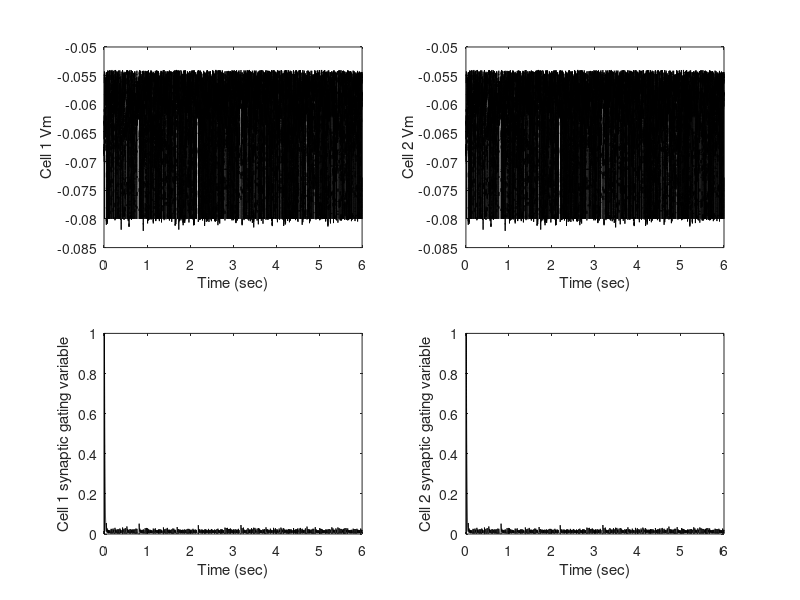

MATLAB code for this plot:
%tutorial 5.3 part a iii
%Sayaka (Saya) Minegishi
% minegishis@brandeis.edu
% Mar 12 2024
%%%%%%%%%%%%%%%%%%%%%%%%%%%%%%%%%%%%%%%%%%%%%%%%%%%%%%%%%%%%%%%%%%%%%%%%%%%
close all
clear all

%% Simulation parameters (identical across cells)
dt = 0.0001;                % time-step
tmax = 6; %maximum simulation time (s)
t = 0:dt:tmax;               % vector of time-points (s)


istart1 = 0;          % time applied current starts (sec) for cell1
istart2 = tmax/2;          % time applied current starts (sec) for cell 2
ilength=0;    % length of applied current pulse (sec)

Ie1= 3e-9;          % magnitude of applied current pulse

Ie2= 3e-9;          % magnitude of applied current pulse

%% Parameters for the lif neurons
Vth = -0.054;               % threshold potential (to produce spike)
Vreset = -0.080;            % reset potential (post-spike)
Cm = 1e-9;               % total membrane capacitance
R = 10e6; % membrane resistance
E_L = -70e-3;               % leak potential 

E12_rev = -70e-3;
E21_rev = -70e-3;
G12 = 1e-6; 
G21 = 1e-6;
tau_syn = 10e-3; %time constant
tau_D = 1; %time constant for depression variable

I01 = 2e-9; %baseline current for cell 1
I02 = 2e-9; %baseline current for cell 2
p_r = 1;

% define white noise
sigm = 5e-11; %noise level
       
 
% Set up applied current to cell 1
I1app=zeros(size(t));   
for i = 1:length(I1app)
    I1app(i) = I01;     % baseline (negative here)
end


% Set up applied current to cell 2
I2app=zeros(size(t));   
for i = 1:length(I2app)
    I2app(i) = I02;     % baseline (negative here)
end


    

%% Begin with all variables for cell 1
% Define the arrays
V1=zeros(size(t));          % membrane potential
V1(1) = E_L;                % set the initial value of voltage     

%% repeat with all variables for cell 2
% Define the arrays
V2=zeros(size(t));          % membrane potential
V2(1) = E_L;                % set the initial value of voltage     


D1 = ones(size(t));   %depression variable for cell1
D2 = ones(size(t));   %depression variable for cell 2
syn1=zeros(size(t));    % synaptic gating variable from spikes in cell 1
syn2=zeros(size(t));    % synaptic gating variable from spikes in cell 2
spikes1 = zeros(size(t));   % store spikes of cell 1
spikes2 = zeros(size(t));   % store spikes of cell 2
spike1now = 0;              % set to 1 when cell 1 is in a spike
spike2now = 0;              % set to 1 when cell 2 is in a spike

% nspikewidth is number of time-points to update conductance following a spike
nspikewidth = round(tau_syn*10/dt);  


%% Now simulate trials, each with a different applied current

for i = 2:length(t)            % loop through all time points
    % next line: Forward Euler method to update membrane potential for
    % cell 1 first
    noise = randn(1)* sigm/sqrt(dt); %noise term to add to the total membrane potential. sigma * n(t)
 
    V1(i) = V1(i-1) + dt*((E_L - V1(i-1))/R + I1app(i-1) +G21*syn2(i-1)*(E21_rev -V1(i-1)) + noise)/Cm;
    %update gating variables and depression variable
    syn1(i) = syn1(i-1) + dt*(-syn1(i-1)/tau_syn);
    D1(i) = D1(i-1) + dt*((1-D1(i-1))/tau_D);

    if V1(i) > Vth              % if potential is above threshold
        spikes1(i) = 1;          % record the spike at that time-point
        V1(i) = Vreset;          % reset the potential

        syn1(i) = syn1(i) + p_r*D1(i)*(1-syn1(i));
        D1(i) = D1(i)*(1-p_r);
        
    end
    
    %repeat for cell 2
     V2(i) = V2(i-1) + dt*((E_L - V2(i-1))/R + I2app(i-1) +G12*syn1(i-1)*(E12_rev -V2(i-1)) + noise)/Cm;
    %update gating variables and depression variable
    syn2(i) = syn2(i-1) + dt*(-syn2(i-1)/tau_syn);
    D2(i) = D2(i-1) + dt*((1-D2(i-1))/tau_D);

    if V2(i) > Vth              % if potential is above threshold
        spikes2(i) = 1;          % record the spike at that time-point
        V2(i) = Vreset;          % reset the potential
         syn2(i) = syn2(i) + p_r*D2(i)*(1-syn2(i));
        D2(i) = D2(i)*(1-p_r);
    end

   
end                    
    
    %% Finally plot membrane potentials as a function of time
figure(1)
% Membrane potential of cell 1 in the upper panel
subplot(2,2,1)      
plot(t,V1,'k')
xlabel('Time (sec)')
ylabel('Cell 1 Vm')
hold on
% Membrane potential of cell 2 in the lower panel
subplot(2,2,2)      
plot(t,V2,'k')
xlabel('Time (sec)')
ylabel('Cell 2 Vm')

%plot synaptic gating variables against time
subplot(2,2,3)      
plot(t,syn1,'k')
xlabel('Time (sec)')
ylabel('Cell 1 synaptic gating variable')

%plot synaptic gating variables against time
subplot(2,2,4)      
plot(t,syn2,'k')
xlabel('Time (sec)')
ylabel('Cell 2 synaptic gating variable')
hold off
